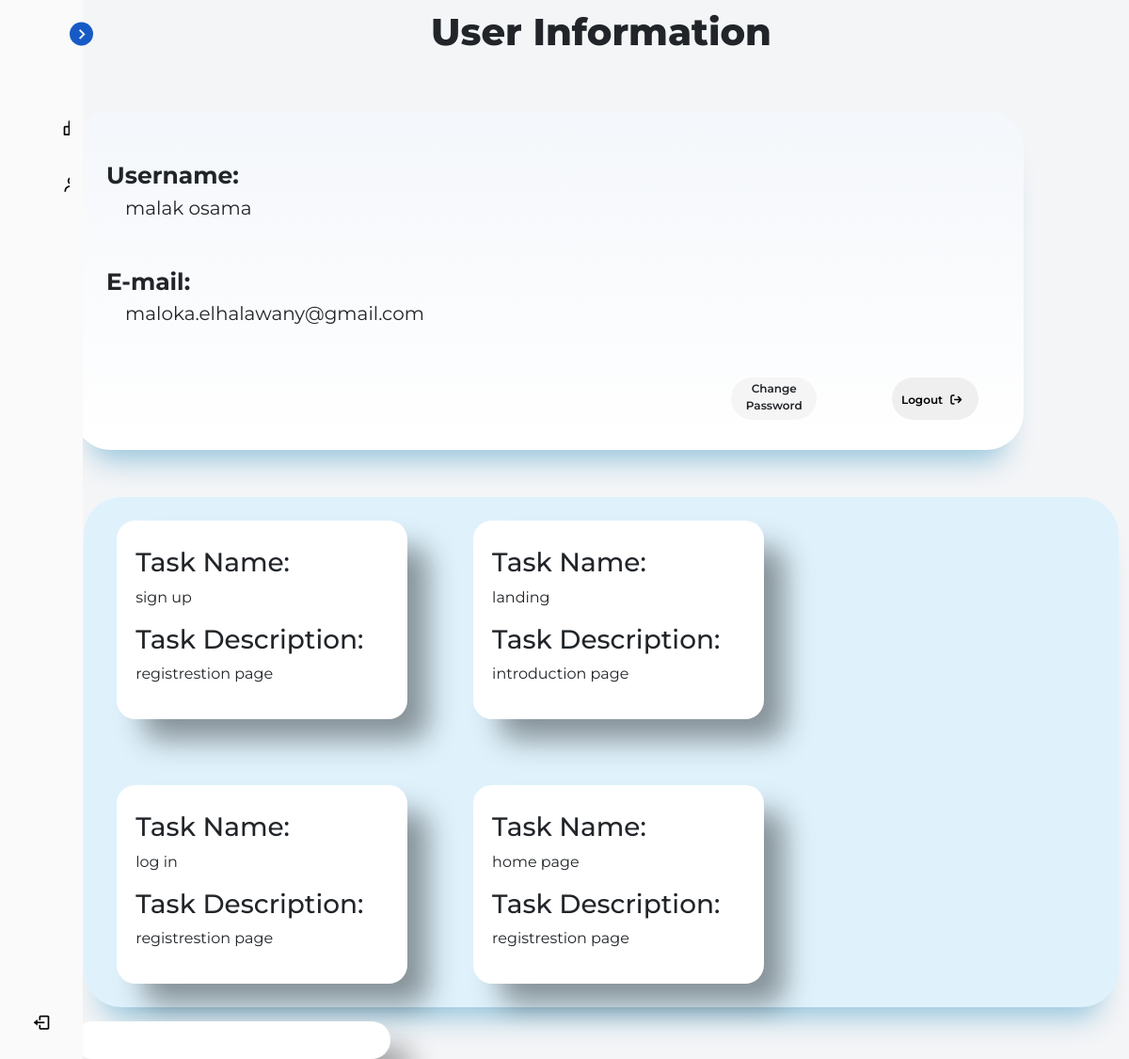
/user/profile.php (signed in), run on the app's committed database.
### tables this page shows
CREATE TABLE `users` (
  `user_id` int(11) NOT NULL,
  `user_name` varchar(255) NOT NULL,
  `user_email` varchar(255) NOT NULL,
  `user_password` varchar(255) NOT NULL,
  `user_phone` varchar(255) NOT NULL,
  `role_id` int(11) NOT NULL,
  `plan_id` int(11) DEFAULT NULL
);

CREATE TABLE `tasks` (
  `task_id` int(11) NOT NULL,
  `task_name` varchar(255) NOT NULL,
  `task_description` varchar(255) NOT NULL,
  `deadline` date NOT NULL,
  `reporter` int(11) NOT NULL,
  `assignee` int(11) NOT NULL,
  `status_id` int(11) NOT NULL,
  `category_id` int(11) NOT NULL,
  `priority_id` int(11) NOT NULL,
  `sprint_id` int(11) NOT NULL
);

### user/profile.php (the view, shortened to what this page needs)
<?php
include "connection.php";
$uid=$_SESSION['user_id'];
$user="SELECT * FROM `users` WHERE `user_id` = $uid ";
$RunUser=mysqli_query($connect,$user);
$fetch=mysqli_fetch_assoc($RunUser);
$usrename=$fetch['user_name'];
$email=$fetch['user_email'];
$select="SELECT * FROM `users`
JOIN `tasks` ON `users`.`user_id`= `tasks`.`assignee` where `tasks`.`assignee`=$uid";
$RunSelect=mysqli_query($connect,$select);
?>
<!DOCTYPE html>
<html lang="en">
<head>
    <link rel="stylesheet" href="https://cdnjs.cloudflare.com/ajax/libs/font-awesome/6.6.0/css/all.min.css"
 />
    <link href='https://unpkg.com/boxicons@2.1.1/css/boxicons.min.css' rel='stylesheet'>
    <link href="https://cdn.jsdelivr.net/npm/bootstrap@5.3.3/dist/css/bootstrap.min.css" rel="stylesheet"
>
    <link rel="stylesheet" href="./css/profile page.css">
</head>
<body>
<nav class="sidebar close">
        <header>
            <div class="image-text">
            </div>
            <i class='bx bx-chevron-right toggle'></i>
        </header>
        <div class="menu-bar">
            <div class="menu">
                <ul class="menu-links">
                    <li class="nav-link">
                        <a href="./dashboard2.php   ">
                            <i class='bx bx-bar-chart-alt-2 icon'></i>
                        </a>
                    </li>
                    <li class="nav-link">
                        <a href="./profile.php">
                            <i class='bx bx-user icon'></i>
                        </a>
                    </li>
            </div>
            <div class="bottom-content" for="log-t">
                <li class="">
                    <a href="#" class="logout-a">
                        <i class='bx bx-log-out icon'></i>
                    </a>
                </li>
            </div>
        </div>
    </nav>
    <div class="home">
    <div class="main-heading">
        <h1>User Information</h1>
    </div>
    <div class="main-2">
        <div class="container-2">
            <form class="form-2" method="post">
                <label>
                    Username:
                </label>
                <p><?php echo $usrename?></p>
                 <br>
                <label>
                    E-mail:
                </label>
                <p><?php echo $email?></p>
                <div class="btn">
                    <a href="./change_pass.php" class="btn">
                        Change Password
                    </a>
                    <button type="submit" name="logout">
                        Logout<i class="fa-solid fa-arrow-right-from-bracket"></i>
                    </button>
                </div>
            </form>
        </div>
        <div class="container1">
            <?php foreach ($RunSelect as $data){ ?>
              <div class="card">
                <h3>
                    Task Name:
                </h3>
                <p><?php echo $data['task_name'] ?>
                </p>
                <h3>
                    Task Description:
                </h3>
                <p>
                <?php echo $data ['task_description'] ?>
                </p>
            </div>
            <?php } ?>
        </div>
    </div>
    <div class="card">
            </div>
    </div>
</body>
</html>

### user/css/profile page.css (style rules this page uses)
* { margin: 0; padding: 0; box-sizing: border-box; }
:root { --body-color: #f4f5f7; --sidebar-color: #fafafa; --primary-color: #165bc5; --primary-color-light: #cbddff; --text-color: #000000; --primary-color2: #052659; --card-color:#cbddff; --primary-color-light2: #93b7f9; --search-btn:#6492d6; --tran-03: all 0.2s ease; --tran-03: all 0.3s ease; --tran-04: all 0.3s ease; --tran-05: all 0.3s ease; }
body { font-family: "Montserrat", sans-serif; background-color: var(--body-color); }
.main-heading { text-align: center; padding-top: 10px; }
.main-heading h1 { font-weight: 800; }
.main-2 { width: 100%; height: min-content; margin-top: 60px; }
.container-2 { width: 90% !important; background: linear-gradient(0deg, rgb(255, 255, 255) 0%, rgb(244, 247, 251) 100%); border-radius: 40px; padding: 25px 35px; box-shadow: rgba(133, 189, 215, 0.8784313725) 0px 30px 30px -20px; margin-top: 30px; }
.form-2 { margin-top: 20px; }
.form-2 label { font-size: 25px; font-weight: 700; padding-top: 5px; }
.form-2 p { padding-left: 20px; font-size: 20px; }
.btn { display: flex; justify-content: flex-end; }
.btn button { width: 10%; height: 45px; padding-top: 3px; border: none; outline: none; border-radius: 30px; cursor: pointer; font-size: 12px; font-weight: 600; margin-left: 80px; transition: all 0.5s; margin-top: 20px; margin-top: 30px; }
.btn a { width: 10%; height: 45px; padding-top: 3px; border: none; outline: none; border-radius: 30px; cursor: pointer; font-size: 12px; font-weight: 600; margin-left: 80px; transition: all 0.5s; margin-top: 20px; margin-top: 30px; background-color: whitesmoke; }
.btn button i { padding:8px; }
.container1 { width: 98% !important; background:rgb(223, 242, 252); border-radius: 40px; padding: 25px 35px; box-shadow: rgba(133, 189, 215, 0.8784313725) 0px 30px 30px -20px; margin-top: 50px; margin-left: auto; margin-right: auto; margin-bottom: 15px; display: flex; gap: 70px; flex-wrap: wrap; }
.card { width: 30%; padding: 20px; border: none; border-radius: 20px; box-shadow: 25px 25px 30px -3px rgba(0, 0, 0, 0.4); }
.card h3 { font-weight: 500; }
.logout-a { width: 100%; display: flex; align-items: center; }
body { min-height: 100vh; background-color: var(--body-color); transition: var(--tran-05); }
.sidebar { position: fixed; top: 0; left: 0; height: 100%; width: 250px; padding: 10px 14px; background: var(--sidebar-color); transition: var(--tran-05); z-index: 100; }
.sidebar.close { width: 88px; }
.sidebar li { height: 50px; list-style: none; display: flex; align-items: center; margin-top: 10px; }
.sidebar header .image, .sidebar .icon { min-width: 60px; border-radius: 6px; }
.sidebar .icon { min-width: 60px; border-radius: 6px; height: 100%; display: flex; align-items: center; justify-content: center; font-size: 20px; }
.sidebar .text, .sidebar .icon { color: var(--text-color); transition: var(--tran-03); }
.sidebar header { position: relative; }
.sidebar header .image-text { display: flex; align-items: center; }
.sidebar header .toggle { position: absolute; top: 50%; right: -25px; transform: translateY(-50%) rotate(180deg); height: 25px; width: 25px; background-color: var(--primary-color); color: var(--sidebar-color); border-radius: 50%; display: flex; align-items: center; justify-content: center; font-size: 22px; cursor: pointer; transition: var(--tran-05); }
.sidebar.close .toggle { transform: translateY(-50%) rotate(0deg); }
.sidebar .menu { margin-top: 40px; }
.sidebar li a { list-style: none; height: 100%; background-color: transparent; display: flex; align-items: center; height: 100%; width: 100%; border-radius: 6px; text-decoration: none; transition: var(--tran-03); }
.sidebar .menu-bar { height: calc(100% - 55px); display: flex; flex-direction: column; justify-content: space-between; overflow-y: scroll; }
.home { position: absolute; top: 0; top: 0; left: 250px; height: 100vh; width: calc(100% - 250px); background-color: var(--body-color); transition: var(--tran-05); }
.sidebar.close~.home { left: 78px; height: 100vh; width: calc(100% - 78px); }

### data on the page
users: user_name "malak osama", user_email "maloka.elhalawany@gmail.com"
tasks: task_name "sign up", task_description "registrestion page"
tasks: task_name "landing", task_description "introduction page"
tasks: task_name "log in", task_description "registrestion page"
tasks: task_name "home page", task_description "registrestion page"
